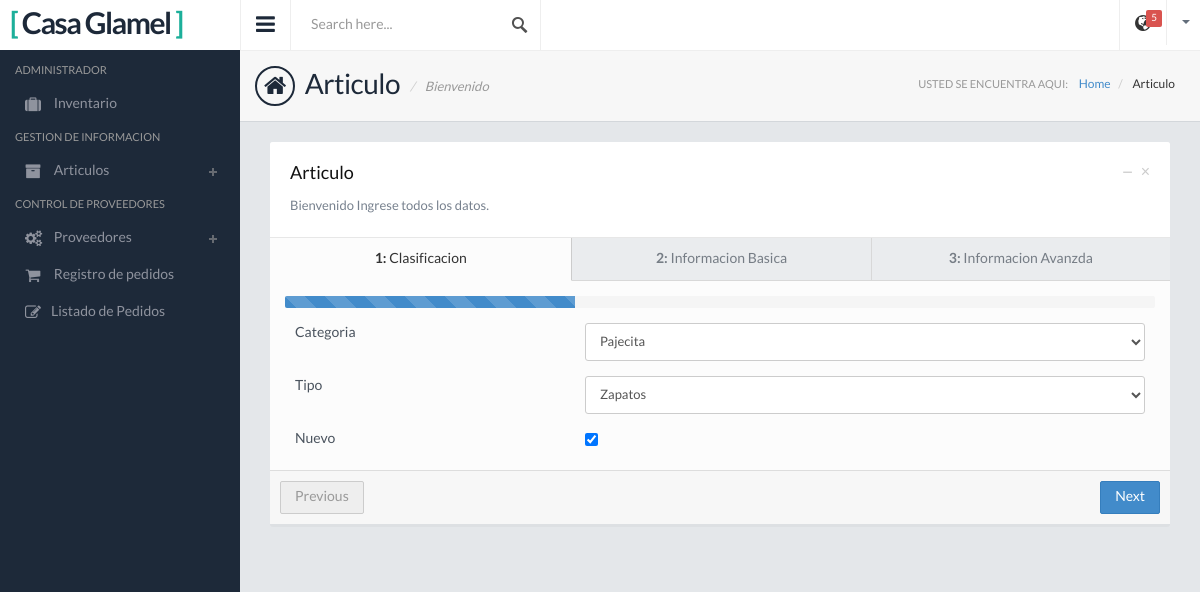
The app's page /Articulo-Modificar/1/ with its own data.
### Apps/Inventario/models.py (models this page shows, shortened)
class Articulo(models.Model):
    categoria_idcategoria = models.ForeignKey(Categoria)
    nombre_tipo = models.ForeignKey(Tipo)
    nombre_estado = models.ForeignKey(Estado)
    nombre_estado_ropa = models.ForeignKey(Estado_Ropa)
    color = models.ForeignKey(Color)
    nuevo = models.BooleanField(default=False)
    referencia = models.CharField(max_length=45)
    descripcion = models.CharField(max_length=100)
    fechaingreso = models.DateField()
    fechautil = models.DateField()
    precio_original = models.IntegerField()
    precio = models.IntegerField()
    ubicacion = models.CharField(max_length=45)
    talla = models.ForeignKey(Talla)

class Tipo(models.Model):
    nombre_tipo = models.CharField(max_length=50)
    def __str__(self):
        return self.nombre_tipo

### Apps/Inventario/views.py (the view)
# urls.py: url(r'^Articulo-Modificar/(?P<pk>[0-9]+)/$', Articulo_Modificar.as_view(), name='Articulo_Modificar'),
class Articulo_Modificar(LoginRequiredMixin,SuperuserRequiredMixin,UpdateView):
    model = Articulo
    login_url = '/'
    template_name = u'ModuloAdmin/InventarioTemplate/Articulo/articulo_form.html'
    form_class = Articulo_Form
    success_url = reverse_lazy('Inventario:Ariculo_Lista')

### Apps/Inventario/models.py (called while the page is built)
    def __str__(self):
        return self.nombre

    def __str__(self):
        return self.nombre_estado

    def __str__(self):
        return self.nombre_estado_ropa

    def __str__(self):
        return self.color

    def __str__(self):
        return self.talla

### templates/ModuloAdmin/InventarioTemplate/Articulo/articulo_form.html (shortened to what this page needs)
{% extends 'base.html' %}
{% load static from staticfiles %}
{% block page %} Articulo {% endblock %}
{% block page2 %} Articulo {% endblock %}
{% block contenido%}
    <div class="col-md-12">
          <div class="panel panel-default">
            <div class="panel-heading">
              <div class="panel-btns">
                <a href="#" class="panel-close">&times;</a>
                <a href="#" class="minimize">&minus;</a>
              </div>
              <h4 class="panel-title">Articulo</h4>
              <p>Bienvenido Ingrese todos los datos.</p>
            </div>
            <div class="panel-body panel-body-nopadding">
              <div id="progressWizard" class="basic-wizard">
                <ul class="nav nav-pills nav-justified">
                  <li><a href="#ptab1" data-toggle="tab"><span>1:</span> Clasificacion </a></li>
                  <li><a href="#ptab2" data-toggle="tab"><span>2:</span> Informacion Basica</a></li>
                  <li><a href="#ptab3" data-toggle="tab"><span>3:</span> Informacion Avanzda</a></li>
                </ul>
                <form i action="#"  method="POST">
                <div class="tab-content">
                  <div class="progress progress-striped active">
                    <div class="progress-bar" role="progressbar" aria-valuenow="45" aria-valuemin="0" aria-valuemax="100"></div>
                  </div>
                  <div class="tab-pane" id="ptab1">
                      <div class="form-group">
                        <label class="col-sm-4">Categoria</label>
                        <div class="col-sm-8">
                          {{ form.categoria_idcategoria }}
                        </div>
                      </div>
                      <div class="form-group">
                        <label class="col-sm-4">Tipo</label>
                        <div class="col-sm-8">
                          {{ form.nombre_tipo }}
                        </div>
                      </div>
                      <div class="form-group">
                          <label class="col-sm-4 control-label">Nuevo</label>
                          <div class="col-sm-8 control-label">
                            {{ form.nuevo }}
                          </div>
                      </div>
                  </div>
                </div>
                </form>
                <ul class="pager wizard">
                    <li class="previous"><a href="javascript:void(0)">Previous</a></li>
                    <li class="next"><a href="javascript:void(0)">Next</a></li>
                  </ul>
              </div>
            </div>
          </div>
        </div>
{% endblock %}

### static/css/style.default.css (style rules this page uses)
body { background: #1d2939; font-family: 'LatoRegular', 'Lucida Grande', 'Lucida Sans Unicode', Helvetica, sans-serif !important; line-height: 21px; color: #636e7b; overflow: hidden; }
input,select,textarea { font-family: 'LatoRegular', 'Lucida Grande', 'Lucida Sans Unicode', Helvetica, sans-serif !important; color: #636e7b; }
h1,h2,h3,h4,h5 { font-family: 'LatoRegular', 'Lucida Grande', 'Lucida Sans Unicode', Helvetica, sans-serif; }
form .form-group:last-child { margin-bottom: 0; }
p { margin-bottom: 10px; }
.basic-wizard .nav li a { background: #e4e7ea; border-bottom: 1px solid #ccc; color: #4A535E; border-right: 1px solid #ccc; -moz-border-radius: 0; -webkit-border-radius: 0; border-radius: 0; opacity: 0.75; }
.basic-wizard .nav li:last-child a { border-right: 0; }
.basic-wizard .nav li.active a, .basic-wizard .nav li.active a:focus, .basic-wizard .nav li.active a:active { background: #fcfcfc; border-bottom-color: #fcfcfc; color: #333; opacity: 1; }
.basic-wizard ul li a span { font-family: 'LatoBold', sans-serif; }
.basic-wizard .pager { margin: 0; border-top: 1px solid #ddd; background: #f7f7f7; padding: 10px; }
.basic-wizard .pager li a { -moz-border-radius: 2px; -webkit-border-radius: 2px; border-radius: 2px; border-color: #357EBD; background-color: #428BCA; color: #fff; }
.basic-wizard .pager li.disabled a { background: #eee; color: #999; border-color: #ccc; }
.basic-wizard .progress { height: 12px; -moz-border-radius: 2px; -webkit-border-radius: 2px; border-radius: 2px; }
.basic-wizard .tab-content { -moz-box-shadow: none; -webkit-box-shadow: none; box-shadow: none; -moz-border-radius: 0; -webkit-border-radius: 0; border-radius: 0; }

### records on screen
Articulo: categoria_idcategoria "Pajecita", nuevo "☑"
Tipo: nombre_tipo "Zapatos"
